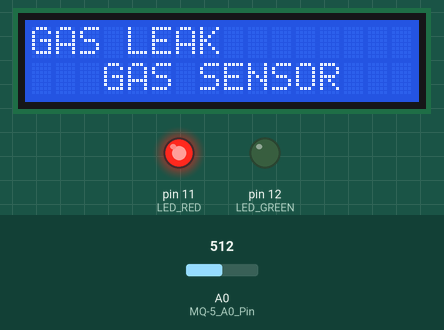
The sketch below on a simulated Arduino Uno, built with avr-gcc and run on an emulated ATmega328P. Parts: 16×2 character LCD, output pins drawn as LEDs (lit = HIGH). The test bench sets the inputs (shaded band); at power-on: A0 (MQ-5_A0_Pin) = 512. What the sketch prints to the serial monitor is not drawn.

Above: at 1.2 s.
1.3 s: A0 (MQ-5_A0_Pin) set to 317
2.8 s: A0 (MQ-5_A0_Pin) set to 284
At 3.4 s:
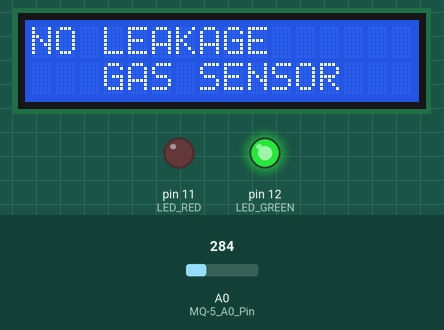
4.3 s: A0 (MQ-5_A0_Pin) set to 306
At 4.7 s:
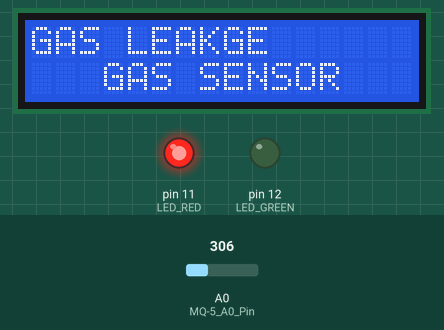
5.8 s: A0 (MQ-5_A0_Pin) set to 290
At 6.7 s:
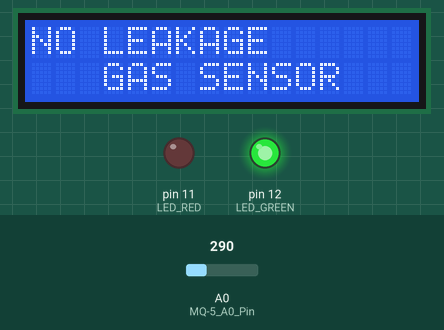
7.3 s: A0 (MQ-5_A0_Pin) set to 310
At 7.9 s:
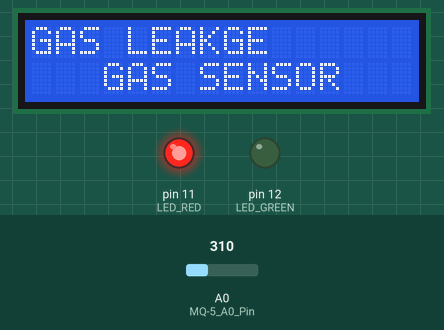
Timing chart, 0 to 9.8 s (numbered marks = the images above; inputs shaded):
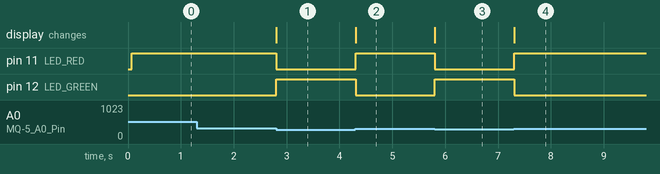

Measured:
- the behaviour switches between 301 and 300 on A0 (MQ-5_A0_Pin) (found by bisection; images 0 and 1)
- after the input at 1.3 s, every drawn part: stays the same
- after the input at 2.8 s, pin 11 (LED_RED): HIGH → LOW at once; pin 12 (LED_GREEN): LOW → HIGH at once; the display: changes at once (image 1)
- after the input at 4.3 s, pin 11 (LED_RED): LOW → HIGH at once; pin 12 (LED_GREEN): HIGH → LOW at once; the display: changes at once (image 2)
- after the input at 5.8 s, pin 11 (LED_RED): HIGH → LOW at once; pin 12 (LED_GREEN): LOW → HIGH at once; the display: changes at once (image 3)
- after the input at 7.3 s, pin 11 (LED_RED): LOW → HIGH at once; pin 12 (LED_GREEN): HIGH → LOW at once; the display: changes at once (image 4)

The sketch:

gas_project.ino
```cpp
#include "LiquidCrystal.h"
LiquidCrystal lcd(9,8,7,6,5,4);

int GAS_VAL = 0;

void setup()
{
  pinMode(A0, INPUT); // MQ-5 A0 Pin
  Serial.begin(9600);
  lcd.begin(16,2);
  pinMode(11,OUTPUT); // LED RED
  pinMode(12,OUTPUT); // LED GREEN

  lcd.setCursor(0,1);
  lcd.print("   GAS SENSOR  ");

}

void loop()
{
  GAS_VAL = analogRead(A0);
  Serial.println(GAS_VAL);


 if (GAS_VAL > 300)
 {
    lcd.setCursor(0,0);
    lcd.print("GAS LEAK"); //BEEP THE ALARM AND RED LIGHT
    digitalWrite(11,HIGH);
    digitalWrite(12,LOW);
  }

  else
 {
     lcd.setCursor(0,0);
     lcd.print("NO LEAKAGE"); //  GREEN LIGHT
     digitalWrite(11,LOW);
     digitalWrite(12,HIGH);
  }

  delay(10);
}
```
